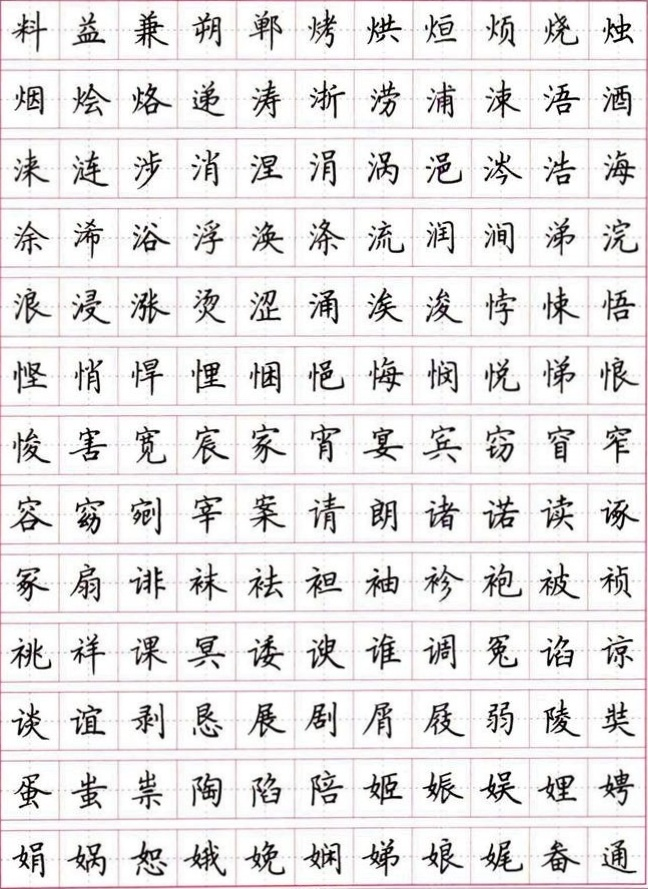
#> input picture img/cropped/17.jpg, 648 x 889 px
$ python main.py
#> lines starting #> are read from the running program, lines starting #| are printed output that depends on the picture
#> in main, image is the input picture: shape (889, 648, 3); mean B, G, R 227.7, 227.2, 229.4
"""整合上面的代码"""
import cv2
import numpy as np
import matplotlib.pyplot as plt
from scipy.signal import find_peaks


def getX(image_path):
    # 读取图像
#> called with image_path = 'img/cropped/17.jpg'
    x = [0]
    image = cv2.imread(image_path)

    # 转换为灰度图像
    gray_image = cv2.cvtColor(image, cv2.COLOR_BGR2GRAY)

    # 计算每列像素值的和
    column_sums = np.sum(gray_image, axis=0).astype(np.int64)
#> column_sums = 648 values, max 222247 at index 478, min 142496 at index 0, mean 202619.7

    # 所有列的平均值，虚线显示
    mean_value = np.mean(column_sums)
#> mean_value = 202619.7
    # print(mean_value)

    # 寻找极大值和极小值点，自定义寻找的范围：±5
    peaks, _ = find_peaks(column_sums, distance=20)
#> peaks = 21 values from 9 to 641
    valleys, _ = find_peaks(-column_sums, distance=20)
#> valleys = 23 values from 7 to 646

    # 突出显示极小值点，并进行比较
    for valley in valleys[:-1]:
        # # 比较左边点和右边点的差值
        left_diff = column_sums[max(valley - 4, 0)] - column_sums[valley]
        right_diff = column_sums[min(valley + 4, len(column_sums) - 1)] - column_sums[valley]
        # print(left_diff, right_diff)

        if left_diff < 0 or right_diff < 0:
            # 舍弃极小值点
            continue

        # 计算变化值的平均值
        variations = column_sums[valley - 3 : valley + 3]
        variations = sorted(variations)[1:-1]  # 去除最高和最低值
        average_variation = np.mean(variations)

        if average_variation > 200000:
            # print(average_variation)
            x.append(valley)
#> this loop made 22 passes
#> (valley, left_diff, right_diff, variations, average_variation) on passes 2 to 12: (29, 25037, 13629, [168127, 175083, 178063, 181914], 175796.8), (59, 30057, 28422, [200313, 214693, 217428, 218677], 212777.8), (88, 28817, 2812, [169937, 174792, 176725, 184394], 176462), (118, 24225, 25481, [200426, 214342, 218201, 218782], 212937.8), (149, 11105, 19566, [168555, 168782, 170831, 173473], 170410.2), (177, 25895, 25525, [196892, 212035, 217960, 218436], 211330.8), (206, 24450, 6797, [168690, 174852, 175874, 184317], 175933.2), (235, 23088, 24138, [196973, 213975, 214991, 219283], 211305.5), (271, 3208, 22471, [171601, 172442, 172727, 178147], 173729.2), (294, 23647, 23140, [200513, 212650, 217455, 220754], 212843), (324, 21588, 10239, [173382, 174795, 176688, 185181], 177511.5)
#> (valley, left_diff, right_diff) on pass 1: (7, -459, -451)
#> after the loop, x = [0, 59, 118, 177, 235, 294, 353, 412, 471, 529, 588]

    x.append(image.shape[1])

    return x


def getY(image_path):
    # 读取图像
#> called with image_path = 'img/cropped/17.jpg'
    y = [0]
#> y = [0]
    image = cv2.imread(image_path)

    # 转换为灰度图像
    gray_image = cv2.cvtColor(image, cv2.COLOR_BGR2GRAY)

    # 计算每列像素值的和
    column_sums = np.sum(gray_image, axis=1).astype(np.int64)
#> column_sums = 889 values, max 163141 at index 133, min 90556 at index 0, mean 147691.3

    # 所有列的平均值，虚线显示
    mean_value = np.mean(column_sums)
#> mean_value = 147691.3
    # print(mean_value)

    # 寻找极大值和极小值点，自定义寻找的范围：±5
    peaks, _ = find_peaks(column_sums, distance=10)
#> peaks = 61 values from 5 to 878
    valleys, _ = find_peaks(-column_sums, distance=10)
#> valleys = 56 values from 7 to 885

    # 突出显示极小值点，并进行比较
    for valley in valleys[:-1]:
        # 比较左边点和右边点的差值
        left_diff = column_sums[max(valley - 4, 0)] - column_sums[valley]
        right_diff = column_sums[min(valley + 4, len(column_sums) - 1)] - column_sums[valley]
        # print(left_diff, right_diff)

        if left_diff < 0 or right_diff < 0:
            # 舍弃极小值点
            continue

        # 计算变化值的平均值
        variations = column_sums[valley - 3 : valley + 3]
        variations = sorted(variations)[1:-1]  # 去除最高和最低值
        average_variation = np.mean(variations)

        if average_variation > 148000:
            # print(average_variation)
            y.append(valley)
#> this loop made 55 passes
#> (valley, left_diff, right_diff, variations, average_variation) on passes 2, 3, 4, 5, 6, 8, 9, 11, 12, 13, 14: (29, 8621, 10060, [121883, 126793, 128510, 129665], 126712.8), (40, 3958, 16546, [138010, 138705, 141001, 141327], 139760.8), (59, 31055, 31976, [148214, 152002, 160028, 161008], 155313), (69, 29433, 28645, [134662, 157990, 158206, 161261], 153029.8), (98, 12334, 9753, [120628, 124780, 126614, 128264], 125071.5), (128, 27578, 28907, [141584, 157470, 159732, 160926], 154928), (138, 29444, 27982, [140064, 157764, 158878, 161959], 154666.2), (168, 12736, 13538, [125794, 131076, 131913, 132264], 130261.8), (197, 30287, 30544, [136563, 156773, 158835, 160878], 153262.2), (208, 33272, 33401, [148497, 151138, 160695, 161101], 155357.8), (227, 5521, 865, [140763, 141413, 142539, 143598], 142078.2)
#> (valley, left_diff, right_diff) on passes 1, 7, 10, 18, 20, 23: (7, -831, -1917), (108, -3352, 12130), (157, 8268, -2259), (296, 9279, -502), (316, -1187, 8377), (364, 16587, -665)
#> after the loop, y = 25 values from 0 to 827

    y.append(image.shape[0])

    return y


def block_image(image, x, y):
    blocks = []
    for i in range(len(y) - 1):
        for j in range(len(x) - 1):
            block = image[y[i] : y[i + 1], x[j] : x[j + 1]]
            blocks.append(block)
    return blocks


def main():
    # Read the image
    image_path = "img/cropped/17.jpg"
    image = cv2.imread(image_path)

    x, y = getX(image_path), getY(image_path)
#> x = [0, 59, 118, 177, 235, 294, 353, 412, 471, 529, 588, 648]; y = 26 values from 0 to 889

    # Convert image to RGB color space
    image_rgb = cv2.cvtColor(image, cv2.COLOR_BGR2RGB)

    # Plot the image
    plt.imshow(image_rgb)

    # Draw vertical lines for x values (columns)
    for val in x:
        plt.axvline(x=val, color="red", linestyle="--")
#> this loop made 12 passes
#> val on passes 2 to 12: 59, 118, 177, 235, 294, 353, 412, 471, 529, 588, 648

    # Draw horizontal lines for y values (rows)
    for val in y:
        plt.axhline(y=val, color="blue", linestyle="--")
#> this loop made 26 passes
#> val on passes 2 to 13: 59, 69, 128, 138, 197, 208, 266, 277, 336, 346, 404, 415

    # Block the image based on x and y coordinates
    blocks = block_image(image, x, y)
#> the loop in block_image, `for i in range(len(y) - 1):` made 25 passes
#> after the loop in block_image, `for i in range(len(y) - 1):`: blocks = 275 items
#> blocks = 275 items

    # Display the blocks
    for block in blocks:
        plt.figure()
        plt.imshow(block)
        plt.axis("off")
        plt.show()
#> this loop made 275 passes
#> pass 1, in main, `plt.show()`:
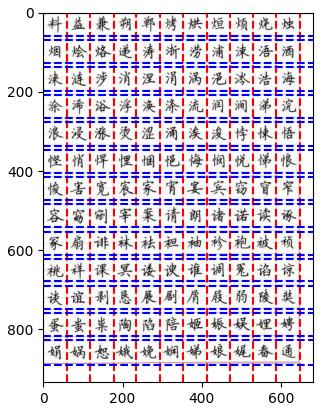
#> figure drawn by matplotlib, 1 panel
#> pass 1, in main, `plt.show()`:
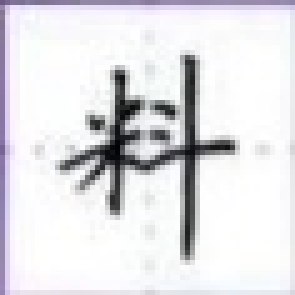
#> shown: shape (59, 59, 3) (shown 5 times larger); mean R, G, B 226.4, 225.9, 229.4
#> pass 2, in main, `plt.show()`:
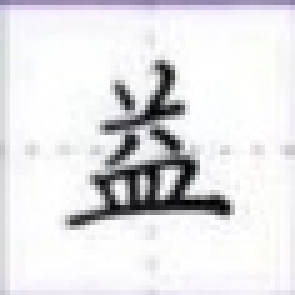
#> shown: shape (59, 59, 3) (shown 5 times larger); mean R, G, B 227.2, 226.5, 229.2

    # Show the image with grid
    plt.show()

    # Show the image with grid
    plt.show()


main()
